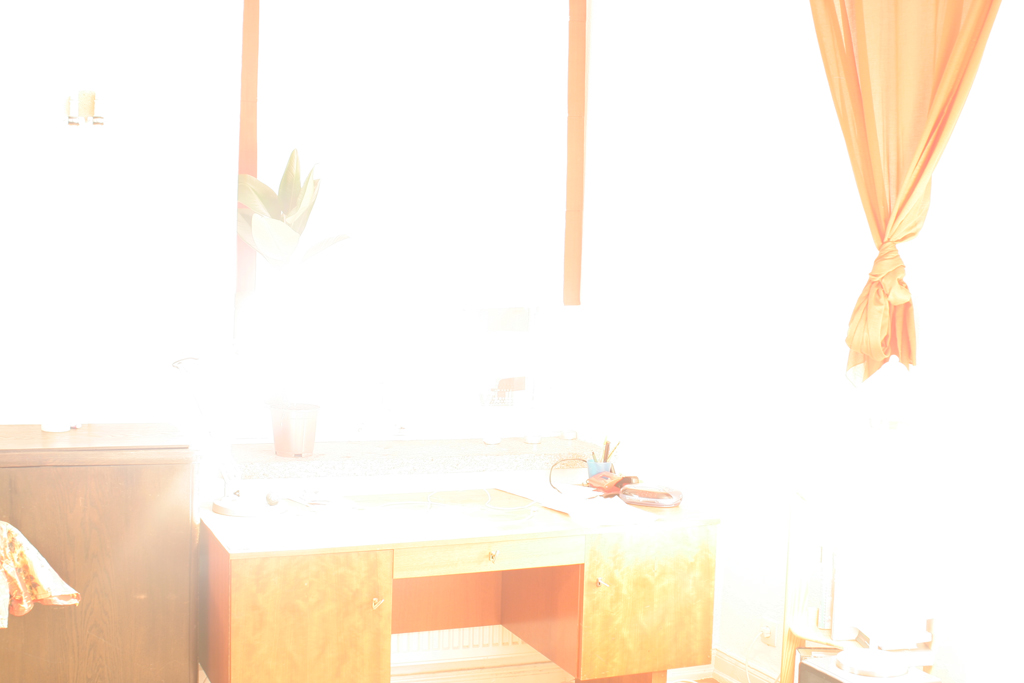
#> input picture desk/window_exp_15_1.jpg, 1024 x 683 px; its folder holds 4 pictures in this run
$ python main.py   (older library calls are emulated)
#> lines starting #> are read from the running program, lines starting #| are printed output that depends on the picture; after the words box and inside, x2 and y2 are one past the last pixel; in counts of white or black regions, pixels touching at a corner belong together
### Reinhard/readDir.py
import os
import numpy as np


def read_dir(dirname):
#> called with dirname = '../desk/'
    file_list = os.listdir(dirname)
    exposures = []
    filenames = []

    # Get Filenames and dom + nom for calculating the exposure times
    for m in file_list:
        filenames.append(dirname + m)
        head, sep, tail = m.partition('.')
        dom_nom = [float(s) for s in head.split('_') if s.isdigit()]
        exposures.append(dom_nom[0] / dom_nom[1])

    # Sort two Arrays by Indices
    exposures, filenames = zip(*sorted(zip(exposures, filenames)))

    # Revers Array to get Descending Order
    desc_exposures = exposures[::-1]
    desc_filenames = filenames[::-1]

    return [np.array(desc_filenames), np.array(desc_exposures), len(desc_exposures)]

### Reinhard/makeImageMatrix.py
import numpy as np
import cv2
from sample import sample


def make_image_matrix(dir_name, filenames, num_pixels):
    # number of exposures
    num_exposures = filenames.shape[0]

    # Create the vector of sample indices
    # We need np(P-1) > (Zmax - Zmin)
    # Assuming the maximum (Zmax - Zmin) = 255,
    # np = (255 * 2) / (P-1) clearly fulfills this requirement
    num_samples = int(np.ceil(255.0 * 2.0 / (num_exposures - 1.0)) * 2.0)

    # create a random sampling matrix, telling us which
    # pixels of the original image we want to sample
    # using ceil fits the indices into the range [1,numPixels+1],
    # i.e. exactly the range of indices of zInput
    step = np.float128(num_pixels) / np.float128(num_samples)

    sample_indices = np.floor(np.array(np.arange(0.0, np.float128(num_pixels), step)))
    sample_indices = sample_indices.astype(int);

    # allocate resulting matrices
    z_red = np.zeros((num_samples, num_exposures))
    z_green = np.zeros((num_samples, num_exposures))
    z_blue = np.zeros((num_samples, num_exposures))

    for i in range(0, num_exposures):
        # read the nth image
        image = cv2.imread(dir_name + filenames[i])

        # sample the image for each color channel
        [z_red_temp, z_green_temp, z_blue_temp] = sample(image, sample_indices)

        # build the resulting, small image consisting
        # of samples of the original image
        z_red[:, i] = z_red_temp
        z_green[:, i] = z_green_temp
        z_blue[:, i] = z_blue_temp

    return [z_red, z_green, z_blue]

### Reinhard/sample.py
def sample(image, sample_indices):

    red_channel = image[:, :, 2];
    red = red_channel.flatten();
    red = red[sample_indices]

    green_channel = image[:, :, 1];
    green = green_channel.flatten();
    green = green[sample_indices]

    blue_channel = image[:, :, 0];
    blue = blue_channel.flatten();
    blue = blue[sample_indices]

    return [red, green, blue]

### Reinhard/gsolve.py
import numpy as np
import numpy.linalg as lin


def gsolve(Z, B, l, w):
    n = 256;
    A = np.zeros((Z.shape[0] * Z.shape[1] + n + 1, n + Z.shape[0]));
    b = np.zeros((A.shape[0], 1));

    # Include the data-fitting equations
    k = 0;
    for i in range(0, Z.shape[0]):
        for j in range(0, Z.shape[1]):
            wij = w[(int(Z[i, j]))];
            A[k, (int(Z[i, j]))] = wij;
            A[k, (n + i)] = - wij;
            b[k] = np.multiply(wij, B[i, j]);
            k = k + 1;

    # Fix the curve by setting its middle value to 0
    A[k, 128] = 1;
    k = k + 1;

    # Include the smoothness equations
    for i in range(0, n - 2):
        A[k, i] = l * w[i + 1];
        A[k, i + 1] = -2 * l * w[i + 1];
        A[k, i + 2] = l * w[i + 1];
        k = k + 1;

    # Solve the system using SVD
    x = lin.lstsq(A, b)[0]
    g = x[0:n];
    # lE = x[n:x.shape[0]];
    return [g];

### Reinhard/markSaturatedPixels.py
import numpy as np


def markSaturatedPixels(saturated_pixels, image):
    image = np.where(image == 255, 0, 1)
    saturated_pixels = np.where((image + saturated_pixels < 2), 0, 1)

    return [saturated_pixels];

### Reinhard/makeLuminanceMap.py
import numpy as np


def makeLuminanceMap(image):
    # compute the hdr luminance map from the hdr radiance map. It is needed as
    # an input for the Reinhard tonemapping operators.
    luminance_map = np.zeros((image.shape[1], image.shape[2]));
    temp_red = image[2, :, :] * 0.2125
    temp_green = image[1, :, :] * 0.7154
    temp_blue = image[0, :, :] * 0.0721
    np.putmask(luminance_map, luminance_map == luminance_map, (temp_red + temp_green + temp_blue))

    return [luminance_map];

### Reinhard/reinhardLocal.py
# Implements the Reinhard local tonemapping operator
#
# parameters:
# hdr: high dynamic range radiance map, a matrix of np.size rows * columns * 3
# luminance map: the corresponding lumiance map of the hdr image
#
import numpy as np
import cv2
from makeLuminanceMap import makeLuminanceMap


def reinhardLocal(hdr, saturation, eps, phi):
    print('Computing luminance map\n');
    [luminance_map] = makeLuminanceMap(hdr);
    key = 0.18;
    alpha = 1 / (2 * np.sqrt(2));
    v1 = np.zeros((9, hdr.shape[1], hdr.shape[2]));
    v = np.zeros((8, hdr.shape[1], hdr.shape[2]));

    # compute nine gaussian filtered version of the hdr luminance map, such
    # that we can compute eight differences. Each image gets filtered by a
    # standard gaussian filter, each time with sigma 1.6 times higher than
    # the sigma of the predecessor.
    for scale in range(0, 8 + 1):
        s = np.power(1.6, (scale));
        sigma = alpha * s;
        kernelRadius = np.ceil(2 * sigma);
        kernelSize = 2 * kernelRadius + 1;

        # dicretize gaussian filter to a fixed np.size kernel.
        # a radius of 2*sigma should keep the error low enough...
        if scale < 8:
            gaussKernelHorizontal = cv2.getGaussianKernel(int(kernelSize), sigma, cv2.CV_32F)
            v1[scale, :, :] = cv2.filter2D(luminance_map, -1, gaussKernelHorizontal)
            gaussKernelVertical = np.transpose(gaussKernelHorizontal)
            v1[scale, :, :] = cv2.filter2D(luminance_map, -1, gaussKernelVertical)

    for i in range(0, 8):
        v[i, :, :] = np.absolute(v1[i, :, :] - v1[i + 1, :, :]) / (
                (np.power(2, phi)) * key / (np.power(s, 2)) + v1[i, :, :])

    sm = np.zeros((v.shape[1], v.shape[2]));

    for i in range(0, v.shape[1]):
        for j in range(0, v.shape[2]):
            for scale in range(0, v.shape[0]):
                # choose the biggest possible neighbourhood where v(i,j,scale)
                # is still smaller than a certain epsilon.
                # Note that we need to choose that neighbourhood which is
                # as big as possible but all smaller neighbourhoods also
                # fulfill v(i,j,scale) < eps !!!
                if v[scale, i, j] > eps:
                    # if we already have a high contrast change in the
                    # first scale we can only use that one
                    if scale == 1:
                        sm[i, j] = 1;

                    # if we have a contrast change bigger than epsilon, we
                    # know that in scale scale-1 the contrast change was
                    # smaller than epsilon and use that one
                    if scale > 1:
                        sm[i, j] = scale - 1;
                    break;

    # all areas in the pic that have very small variations and therefore in
    # any scale no contrast change > epsilon will not have been found in
    # the loop above.
    # We manually need to assign them the biggest possible scale.

    sm = np.array(sm)
    v1Final = np.zeros((v.shape[1], v.shape[2]));

    # build the local luminance map with luminance values taken
    # from the neighbourhoods with appropriate scale
    for x in range(0, v.shape[1]):
        for y in range(0, v.shape[2]):
            v1Final[x, y] = v1[int(sm[x, y]), x, y];

    # Do the actual tonemapping
    luminanceCompressed = np.divide(luminance_map, (1 + v1Final));

    ldrPic = np.zeros((3, hdr.shape[1], hdr.shape[2]));

    # re-apply color according to Fattals paper "Gradient Domain High Dynamic
    # Range Compression"
    for i in range(0, 3):
        # (hdr(:,:,i) ./ luminance) MUST be between 0 an 1!!!!
        # ...but hdr often contains bigger values than luminance!!!???
        # so the resulting ldr pic needs to be clamped
        ldrPic[i, :, :] = np.multiply(np.power(np.divide(hdr[i, :, :], luminance_map), saturation),
                                      luminanceCompressed);
    # clamp ldrPic to 1
    np.putmask(ldrPic, ldrPic > 1, 1)

    # convert color values to RGB
    writeLocal = np.ceil(ldrPic * 255)

    # stack every color matrix (axis) to build the image
    writeLocal = np.stack((writeLocal[0, :, :], writeLocal[1, :, :], writeLocal[2, :, :]), axis=-1);
    showLocal = np.stack((ldrPic[0, :, :], ldrPic[1, :, :], ldrPic[2, :, :]), axis=-1);

    return [showLocal, writeLocal];

### Reinhard/reinhardGlobal.py
# Implements the Reinhard global tonemapping operator.
#
# parameters:
# hdr: a rows * cols * 3 matrix representing a hdr radiance map
#
# a: defines the desired brightness level of the resulting tonemapped
# picture. Lower values generate darker pictures, higher values brighter
# pictures. Use values like 0.18, 0.36 or 0.72 for bright pictures, 0.09,
# 0.045, ... for darker pictures.
#
# saturation: a value between 0 and 1 defining the desired saturation of
# the resulting tonemapped image

import numpy as np
from makeLuminanceMap import makeLuminanceMap


def reinhardGlobal(hdr, a, saturation):
    print('Computing luminance map\n');
    [luminanceMap] = makeLuminanceMap(hdr);

    num_pixels = (hdr.shape[1] * hdr.shape[2])
    # small delta to avoid taking log(0) when encountering black pixels in the
    # luminance map
    delta = 0.0001;

    # compute the key of the image, a measure of the
    # average logarithmic luminance, i.e. the subjective brightness of the image a human
    # would approximateley perceive
    key = (np.exp((1.0 / num_pixels) * np.sum(np.sum(np.log(np.add(luminanceMap, delta))))));

    # scale to desired brightness level as defined by the user
    scaledLuminance = np.multiply(luminanceMap, a / key)

    # all values are now mapped to the range [0,1]
    ldrLuminanceMap = np.divide(scaledLuminance, (scaledLuminance + 1));

    # re-apply color according to Fattals paper "Gradient Domain High Dynamic
    # Range Compression"
    ldrPic = np.multiply((np.power((hdr / luminanceMap), saturation)), ldrLuminanceMap)

    # clamp ldrPic to 1
    np.putmask(ldrPic, ldrPic > 1, 1)

    # convert color values to RGB
    writeGlobal = np.ceil(ldrPic * 255)

    # stack every color matrix (axis) to build the image
    writeGlobal = np.stack((writeGlobal[0, :, :], writeGlobal[1, :, :], writeGlobal[2, :, :]), axis=-1);
    showGlobal = np.stack((ldrPic[0, :, :], ldrPic[1, :, :], ldrPic[2, :, :]), axis=-1);

    return [showGlobal, writeGlobal];

### Reinhard/weight.py
def weight(z, zmin, zmax):
    if z <= 0.5 * (zmin + zmax):
        # never let the weights be zero because that would influence the equation system !!!
        w = ((z - zmin) + 1)
    else:
        w = ((zmax - z) + 1)
    return w

### Reinhard/hdr.py
import numpy as np
from markSaturatedPixels import markSaturatedPixels
import cv2


# Generates a hdr radiance map from a set of pictures parameters: filenames: a list of filenames
# containing the differently exposed pictures used to make a hdr from
# gRed: camera response function for the red color channel
# gGreen: camera response function for the green color channel
# gBlue: camera response function for the blue color channel

def hdr(filenames, gRed, gGreen, gBlue, w, dt):
    num_exposures = filenames.shape[0]

    print('Opening Test Images\n');
    image = cv2.imread(filenames[0]);

    # pre - allocate resulting hdr image
    hdr = np.zeros((3, image.shape[0], image.shape[1]));
    sum = np.zeros((3, image.shape[0], image.shape[1]));
    wij = np.zeros((3, image.shape[0], image.shape[1]));
    m = np.zeros((3, image.shape[0], image.shape[1]));

    for i in range(0, num_exposures):
        print('Adding picture', i + 1, 'of', num_exposures);
        image = cv2.imread(filenames[i]);
        print(filenames[i])

        w = np.array(w)

        np.putmask(wij[2, :, :], wij[2, :, :] == wij[2, :, :], w[255 - image[:, :, 2]])
        np.putmask(wij[1, :, :], wij[1, :, :] == wij[1, :, :], w[255 - image[:, :, 1]])
        np.putmask(wij[0, :, :], wij[0, :, :] == wij[0, :, :], w[255 - image[:, :, 0]])

        sum[2, :, :] = np.add(sum[2, :, :], wij[2, :, :]);
        sum[1, :, :] = np.add(sum[1, :, :], wij[1, :, :]);
        sum[0, :, :] = np.add(sum[0, :, :], wij[0, :, :]);

        np.putmask(m[2, :, :], m[2, :, :] == m[2, :, :], gRed[image[:, :, 2]] - dt[0, i])
        np.putmask(m[1, :, :], m[1, :, :] == m[1, :, :], gGreen[image[:, :, 1]] - dt[0, i])
        np.putmask(m[0, :, :], m[0, :, :] == m[0, :, :], gBlue[image[:, :, 0]] - dt[0, i])

        # If a pixel is saturated, its information and that gathered
        # from all prior pictures with longer exposure times is unreliable.
        # Thus we ignore its influence on the weighted sum(influence of the
        # same pixel from prior pics with longer exposure time ignored as well)
        saturated_pixels = np.ones((3, image.shape[0], image.shape[1]));

        [saturated_pixels] = markSaturatedPixels(saturated_pixels, image[:, :, 2]);
        [saturated_pixels] = markSaturatedPixels(saturated_pixels, image[:, :, 1]);
        [saturated_pixels] = markSaturatedPixels(saturated_pixels, image[:, :, 0]);

        # add the weighted sum of the current pic to the resulting hdr radiance map
        hdr = hdr + np.multiply(wij, m);

        # remove saturated pixels from the radiance map and the
        # sum(saturated pixels are zero in the saturated_pixels matrix, all others are one)
        hdr = np.multiply(hdr, saturated_pixels);
        sum = np.multiply(sum, saturated_pixels);

    # For those pixels that even in the picture
    # with the smallest exposure time still are
    # saturated we approximate the radiance only from that picture
    # instead of taking the weighted sum
    hdr = np.where((hdr == 0), m, hdr)

    # Don't multiply with the weights since they are zero for saturated
    # pixels.m contains the logRadiance value from the last pic, that
    # one with the longest exposure time.

    # Fix the sum for those pixels to avoid division by zero
    np.putmask(sum, sum == 0, 1);

    # normalize
    hdr = hdr / sum;
    hdr = np.exp(hdr);
    return [hdr];

### Reinhard/main.py
import cv2
import numpy as np
import math

from readDir import read_dir
from weight import weight
from makeImageMatrix import make_image_matrix
from gsolve import gsolve
from hdr import hdr
from reinhardGlobal import reinhardGlobal
from reinhardLocal import reinhardLocal

dir_name = '../desk/'
[filenames, exposures, numExposures] = read_dir(dir_name)

print('Opening Test Images\n')
tmp = cv2.imread(dir_name + filenames[0])
#> tmp is the input picture: shape (683, 1024, 3); mean B, G, R 231.2, 243, 252.5

num_pixels = tmp.shape[0] * tmp.shape[1]

# lamda smoothing factor
l = 50

print('Computing weighting function\n')
# precompute the weighing function value for each pixel
weights = []

for i in range(1, 257):
    weights.append(weight(i, 1, 256))

# load and sample the images
[z_red, z_green, z_blue] = make_image_matrix(dir_name, filenames, num_pixels)
#> in sample, `red_channel = image[:, :, 2];`:
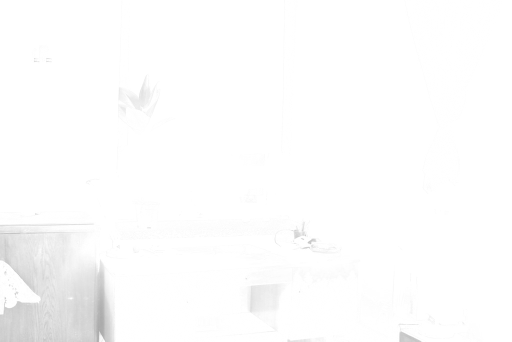
#> red_channel: shape (683, 1024) (shown at 1/2 size); min 167, max 255, mean 252.5
#> in sample, `red = red[sample_indices]`: red = 340 values, max 255 at index 0, min 215 at index 232, mean 253.5
#> in sample, `green_channel = image[:, :, 1];`:
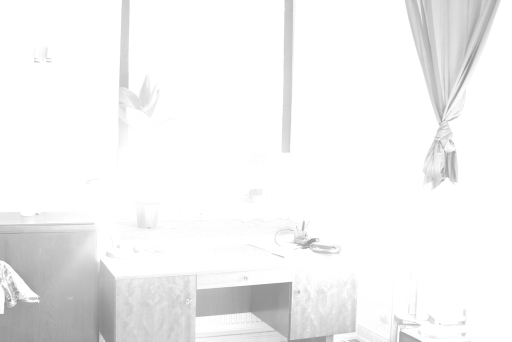
#> green_channel: shape (683, 1024) (shown at 1/2 size); min 125, max 255, mean 243
#> in sample, `green = green[sample_indices]`: green = 340 values, max 255 at index 0, min 148 at index 288, mean 246.9
#> in sample, `blue_channel = image[:, :, 0];`:
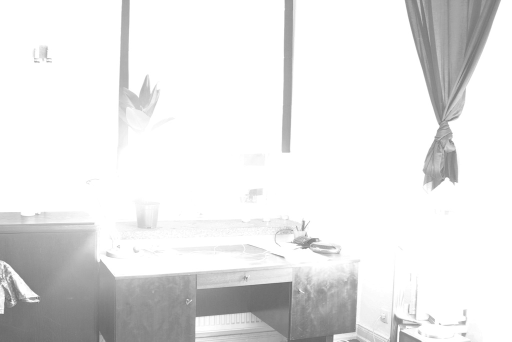
#> blue_channel: shape (683, 1024) (shown at 1/2 size); min 93, max 255, mean 231.2
#> in sample, `blue = blue[sample_indices]`: blue = 340 values, max 255 at index 0, min 111 at index 288, mean 237.6
#> in make_image_matrix, `[z_red_temp, z_green_temp, z_blue_temp] = sample(image, sample_indices)`: z_red_temp has the same summary as red in sample; z_green_temp has the same summary as green in sample; z_blue_temp has the same summary as blue in sample
#> z_red = 340 rows, first 6: [255, 175, 17, 0], [255, 177, 19, 1], [255, 179, 21, 1], [255, 179, 18, 1], [255, 173, 17, 1], [255, 177, 19, 1]; z_green = 340 rows, first 6: [255, 147, 18, 0], [255, 147, 19, 1], [255, 149, 18, 1], [255, 151, 18, 1], [255, 145, 17, 1], [255, 145, 16, 1]; z_blue = 340 rows, first 6: [255, 108, 10, 0], [255, 111, 9, 1], [255, 113, 9, 1], [255, 114, 8, 1], [255, 108, 7, 1], [255, 107, 9, 1]

B = np.zeros((np.size(z_red), numExposures));

print('Creating exposures matrix B\n');
for i in range(0, numExposures):
    B[:, i] = math.log(exposures[i]);

# solve the system for each color channel
print('Solving for red channel\n');
[gRed] = gsolve(z_red, B, l, weights);
#> after the loop in gsolve, `for i in range(0, Z.shape[0]):`:
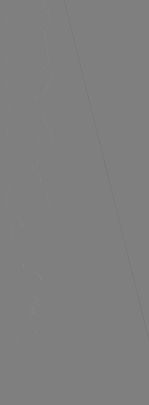
#> A: shape (1617, 596) float64 (shown at 1/4 size); min -128, max 128, mean 0; drawn with min black and max white
#> after the loop in gsolve, `for i in range(0, Z.shape[0]):`: b = 1617 values, max 111 at index 928, min -333.1 at index 1034, mean -17.23; k = 1360
#> in gsolve, `k = k + 1;`: k = 1361
#> after the loop in gsolve, `for i in range(0, n - 2):`: k = 1615
#> in gsolve, `x = lin.lstsq(A, b)[0]`: x = 596 values, max 3.04 at index 515, min -5.43 at index 0, mean 0.506
#> in gsolve, `g = x[0:n];`: g = 256 values, max 2.9 at index 255, min -5.43 at index 0, mean -0.0741
#> gRed has the same summary as g in gsolve

print('Solving for green channel\n')
[gGreen] = gsolve(z_green, B, l, weights);
#> gGreen = 256 values, max 2.03 at index 255, min -6.68 at index 0, mean -0.567

print('Solving for blue channel\n')
[gBlue] = gsolve(z_blue, B, l, weights);
#> gBlue = 256 values, max 1.82 at index 255, min -6.63 at index 0, mean -0.676

# compute the hdr radiance map
print('Computing hdr image\n')
[hdrMap] = hdr(filenames, gRed, gGreen, gBlue, weights, B);
#> in markSaturatedPixels, `image = np.where(image == 255, 0, 1)`:
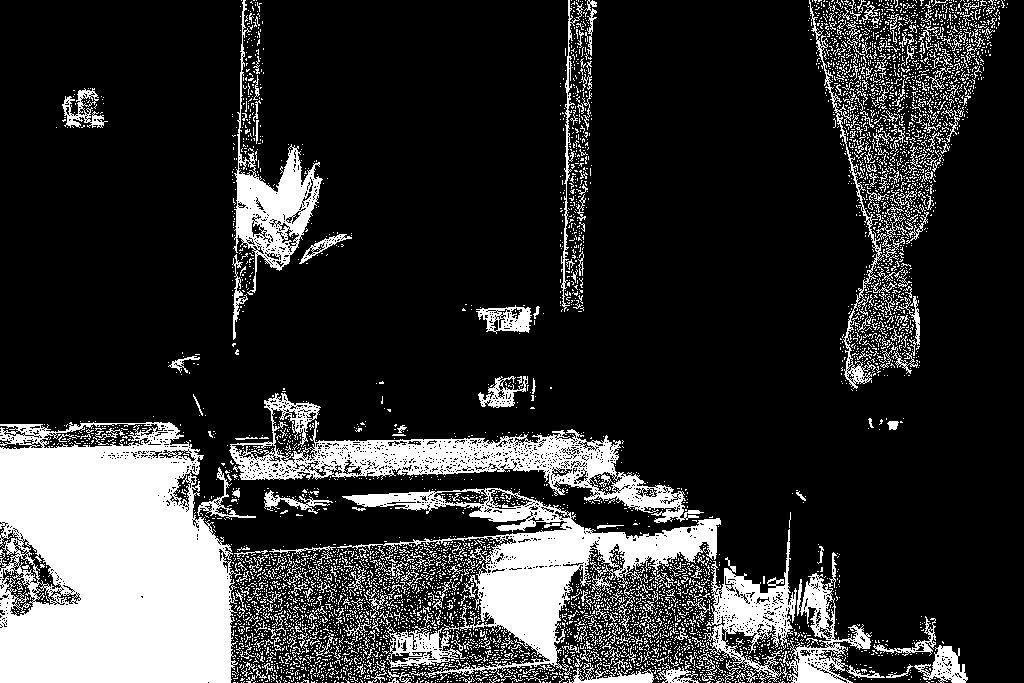
#> image: shape (683, 1024) int64; values 0 (black) and 1 (white), 19.8% white; 5516 white regions (5196 under 20 px), largest, box (x1, y1, x2, y2) and area: (0, 422, 242, 683) 50460, (337, 488, 721, 680) 17745, (229, 393, 704, 523) 14039

# apply Reinhard local tonemapping operator to the hdr radiance map
print('Tonemapping - Reinhard local operator\n');
saturation = 0.6;
eps = 0.05;
phi = 8;
[showLocal, writeLocal] = reinhardLocal(hdrMap, saturation, eps, phi);
#> after the loop in reinhardLocal, `for i in range(0, v.shape[1]):`:
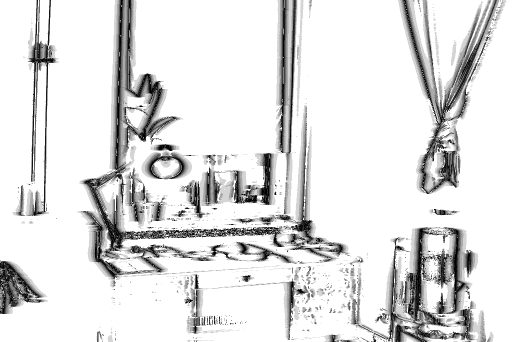
#> sm: shape (683, 1024) float64 (shown at 1/2 size); min 0, max 6, mean 5.28; drawn with min black and max white

# apply Reinhard global tonemapping oparator to the hdr radiance map
print('Tonemapping - Reinhard global operator\n');

# specify resulting brightness of the tonampped image. See reinhardGlobal.py
# for details
a = 0.72;

# specify saturation of the resulting tonemapped image. See reinhardGlobal.py
# for details
saturation = 0.6;
[showGlobal, writeGlobal] = reinhardGlobal(hdrMap, a, saturation);
#> in reinhardGlobal, `writeGlobal = np.stack((writeGlobal[0, :, :], writeGlobal[1, :, :], wr..`:
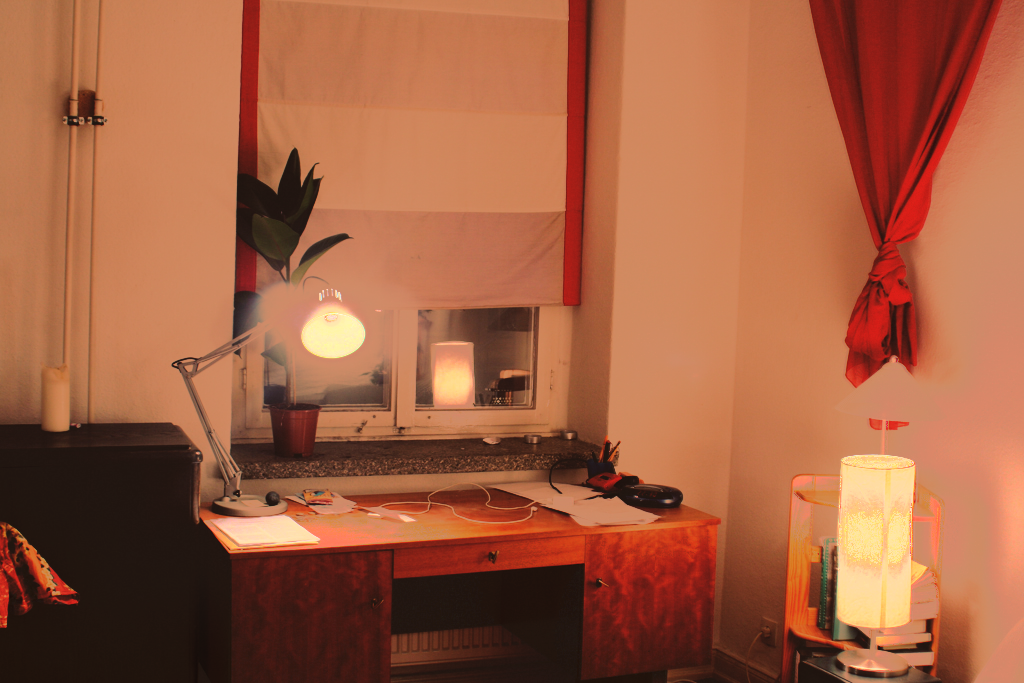
#> writeGlobal: shape (683, 1024, 3) float64; mean of channels 0, 1, 2 65.5, 95.5, 162.6; drawn as B, G, R

# create a window for display.
cv2.imshow("reinhardGlobal", showGlobal);
cv2.imwrite("reinhardGlobal.jpg", writeGlobal);
cv2.imshow("reinhardLocal", showLocal)
cv2.imwrite("reinhardLocal.jpg", writeLocal);
print('Finished! Enjoy...\n');
cv2.waitKey(0)
